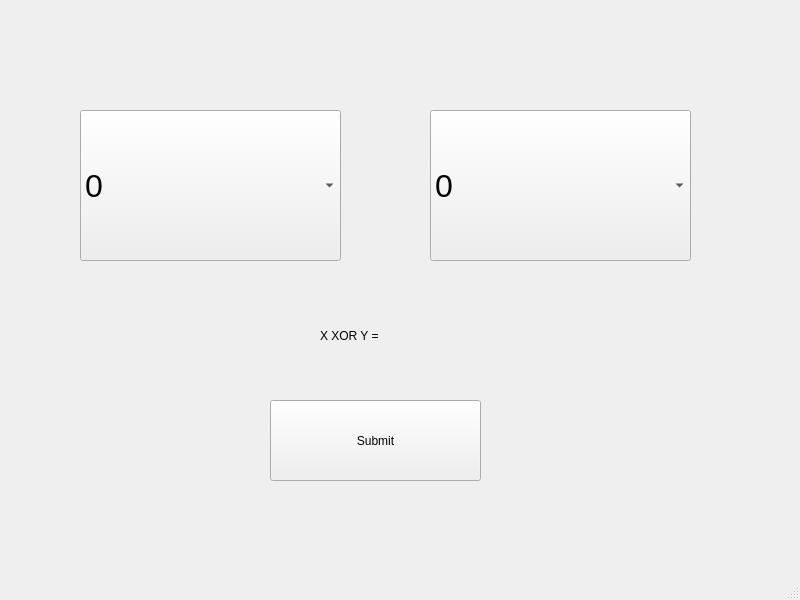
<?xml version="1.0" encoding="UTF-8"?>
<ui version="4.0">
 <class>MainWindow</class>
 <widget class="QMainWindow" name="MainWindow">
  <property name="geometry">
   <rect>
    <x>0</x>
    <y>0</y>
    <width>800</width>
    <height>600</height>
   </rect>
  </property>
  <property name="windowTitle">
   <string>MainWindow</string>
  </property>
  <widget class="QWidget" name="centralwidget">
   <widget class="QComboBox" name="comboX">
    <property name="geometry">
     <rect>
      <x>80</x>
      <y>110</y>
      <width>261</width>
      <height>151</height>
     </rect>
    </property>
    <property name="font">
     <font>
      <pointsize>24</pointsize>
     </font>
    </property>
    <item>
     <property name="text">
      <string>0</string>
     </property>
    </item>
    <item>
     <property name="text">
      <string>1</string>
     </property>
    </item>
   </widget>
   <widget class="QComboBox" name="comboY">
    <property name="geometry">
     <rect>
      <x>430</x>
      <y>110</y>
      <width>261</width>
      <height>151</height>
     </rect>
    </property>
    <property name="font">
     <font>
      <pointsize>24</pointsize>
     </font>
    </property>
    <item>
     <property name="text">
      <string>0</string>
     </property>
    </item>
    <item>
     <property name="text">
      <string>1</string>
     </property>
    </item>
   </widget>
   <widget class="QPushButton" name="submit">
    <property name="geometry">
     <rect>
      <x>270</x>
      <y>400</y>
      <width>211</width>
      <height>81</height>
     </rect>
    </property>
    <property name="text">
     <string>Submit</string>
    </property>
   </widget>
   <widget class="QLabel" name="label">
    <property name="geometry">
     <rect>
      <x>320</x>
      <y>300</y>
      <width>131</width>
      <height>71</height>
     </rect>
    </property>
    <property name="text">
     <string>X XOR Y = </string>
    </property>
   </widget>
  </widget>
  <widget class="QMenuBar" name="menubar">
   <property name="geometry">
    <rect>
     <x>0</x>
     <y>0</y>
     <width>800</width>
     <height>21</height>
    </rect>
   </property>
  </widget>
  <widget class="QStatusBar" name="statusbar"/>
 </widget>
 <resources/>
 <connections/>
</ui>
